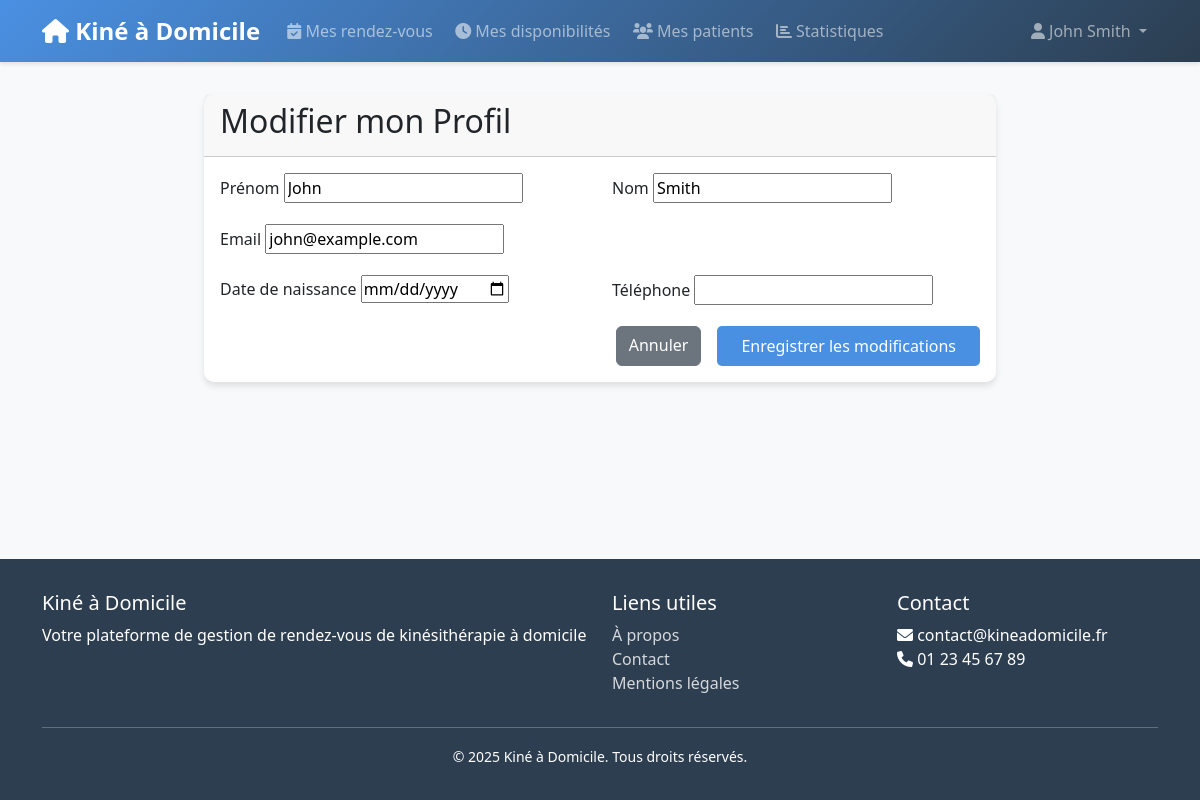
The page /users/profile/edit/ (signed in) on the database its author committed.
### users/models.py (models this page shows)
class Utilisateur(AbstractUser):
    class Role(models.TextChoices):
        ADMIN = 'ADMIN', _('Administrateur')
        PATIENT = 'PATIENT', _('Patient')
        KINE = 'KINE', _('Kinésithérapeute')
        VENDEUR = 'VENDEUR', _('Vendeur')
    role = models.CharField(
        max_length=10,
        choices=Role.choices,
        default=Role.PATIENT,
    )
    date_naissance = models.DateField(null=True, blank=True)
    telephone = models.CharField(max_length=15, blank=True)

### users/views.py (the view)
# urls.py: path('profile/edit/', views.edit_profile, name='edit_profile'),
@login_required
def edit_profile(request):
    if request.method == 'POST':
        form = UserProfileForm(request.POST, instance=request.user)
        if form.is_valid():
            form.save()
            messages.success(request, 'Votre profil a été mis à jour avec succès !')
            return redirect('profile')
    else:
        form = UserProfileForm(instance=request.user)
    return render(request, 'users/edit_profile.html', {'form': form})

### users/forms.py
class UserProfileForm(UserChangeForm):
    class Meta:
        model = Utilisateur
        fields = ('first_name', 'last_name', 'email', 'date_naissance', 'telephone')
        widgets = {
            'date_naissance': forms.DateInput(attrs={'type': 'date'}),
        }
    def __init__(self, *args, **kwargs):
        super().__init__(*args, **kwargs)
        self.fields.pop('password', None)  # Supprimer le champ password

### templates/users/edit_profile.html (shortened to what this page needs)
{% extends 'base.html' %}
{% block content %}
<div class="row justify-content-center">
    <div class="col-md-8">
        <div class="card">
            <div class="card-header">
                <h2>Modifier mon Profil</h2>
            </div>
            <div class="card-body">
                <form method="post">
                    <div class="row">
                        <div class="col-md-6">
                            <div class="mb-3">
                                <label for="id_first_name" class="form-label">Prénom</label>
                                {{ form.first_name }}
                            </div>
                        </div>
                        <div class="col-md-6">
                            <div class="mb-3">
                                <label for="id_last_name" class="form-label">Nom</label>
                                {{ form.last_name }}
                            </div>
                        </div>
                    </div>
                    <div class="mb-3">
                        <label for="id_email" class="form-label">Email</label>
                        {{ form.email }}
                    </div>
                    <div class="row">
                        <div class="col-md-6">
                            <div class="mb-3">
                                <label for="id_date_naissance" class="form-label">Date de naissance</label>
                                {{ form.date_naissance }}
                            </div>
                        </div>
                        <div class="col-md-6">
                            <div class="mb-3">
                                <label for="id_telephone" class="form-label">Téléphone</label>
                                {{ form.telephone }}
                            </div>
                        </div>
                    </div>
                    <div class="d-grid gap-2 d-md-flex justify-content-md-end">
                        <a href="{% url 'profile' %}" class="btn btn-secondary me-md-2">Annuler</a>
                        <button type="submit" class="btn btn-primary">Enregistrer les modifications</button>
                    </div>
                </form>
            </div>
        </div>
    </div>
</div>
{% endblock %}

### templates/base.html (shortened to what this page needs)
<!DOCTYPE html>
<html lang="fr">
<head>
    <link href="https://cdn.jsdelivr.net/npm/bootstrap@5.3.0/dist/css/bootstrap.min.css" rel="stylesheet">
    <link href="https://cdnjs.cloudflare.com/ajax/libs/font-awesome/6.0.0/css/all.min.css" rel="stylesheet">
    <link href="https://cdnjs.cloudflare.com/ajax/libs/tempusdominus-bootstrap-4/5.39.0/css/tempusdominus-bootstrap-4.min.css" rel="stylesheet">
</head>
<body>
    <nav class="navbar navbar-expand-lg navbar-dark">
        <div class="container">
            <a class="navbar-brand" href="{% url 'home' %}">
                <i class="fas fa-home"></i> Kiné à Domicile
            </a>
            <div class="collapse navbar-collapse" id="navbarNav">
                <ul class="navbar-nav me-auto">
                    {% if user.is_authenticated %}
                        {% if user.role == 'PATIENT' %}
                        <li class="nav-item">
                            <a class="nav-link" href="{% url 'appointments:list' %}">
                                <i class="fas fa-calendar"></i> Mes rendez-vous
                            </a>
                        </li>
                        <li class="nav-item">
                            <a class="nav-link" href="{% url 'appointments:create' %}">
                                <i class="fas fa-plus-circle"></i> Prendre RDV
                            </a>
                        </li>
                        <li class="nav-item">
                            <a class="nav-link" href="{% url 'equipment:list' %}">
                                <i class="fas fa-shopping-cart"></i> Matériel médical
                            </a>
                        </li>
                        <li class="nav-item">
                            <a class="nav-link" href="{% url 'complaints:create' %}">
                                <i class="fas fa-exclamation-circle"></i> Réclamations
                            </a>
                        </li>
                        {% elif user.role == 'KINE' %}
                        <li class="nav-item">
                            <a class="nav-link" href="{% url 'appointments:kine_list' %}">
                                <i class="fas fa-calendar-check"></i> Mes rendez-vous
                            </a>
                        </li>
                        <li class="nav-item">
                            <a class="nav-link" href="{% url 'appointments:availability_list' %}">
                                <i class="fas fa-clock"></i> Mes disponibilités
                            </a>
                        </li>
                        <li class="nav-item">
                            <a class="nav-link" href="{% url 'appointments:kine_patients' %}">
                                <i class="fas fa-users"></i> Mes patients
                            </a>
                        </li>
                        <li class="nav-item">
                            <a class="nav-link" href="{% url 'appointments:statistics' %}">
                                <i class="fas fa-chart-bar"></i> Statistiques
                            </a>
                        </li>
                        {% endif %}
                    {% endif %}
                </ul>
                <ul class="navbar-nav">
                    {% if user.is_authenticated %}
                    <li class="nav-item dropdown">
                        <a class="nav-link dropdown-toggle" href="#" id="navbarDropdown" role="button" data-bs-toggle="dropdown">
                            <i class="fas fa-user"></i> {{ user.get_full_name }}
                        </a>
                    </li>
                    {% endif %}
                </ul>
            </div>
        </div>
    </nav>
    <div class="content">
        {% block content %}{% endblock %}
    </div>
    <footer class="footer">
        <div class="container">
            <div class="row">
                <div class="col-md-6">
                    <h5>Kiné à Domicile</h5>
                    <p>
                        Votre plateforme de gestion de rendez-vous de kinésithérapie à domicile
                    </p>
                </div>
                <div class="col-md-3">
                    <h5>Liens utiles</h5>
                    <ul class="list-unstyled">
                        <li><a href="{% url 'about' %}">À propos</a></li>
                        <li><a href="{% url 'contact' %}">Contact</a></li>
                        <li><a href="{% url 'legal' %}">Mentions légales</a></li>
                    </ul>
                </div>
                <div class="col-md-3">
                    <h5>Contact</h5>
                    <ul class="list-unstyled">
                        <li><i class="fas fa-envelope"></i> contact@kineadomicile.fr</li>
                        <li><i class="fas fa-phone"></i> 01 23 45 67 89</li>
                    </ul>
                </div>
            </div>
            <hr>
            <div class="text-center">
                <small>&copy; {% now "Y" %} Kiné à Domicile. Tous droits réservés.</small>
            </div>
        </div>
    </footer>
</body>
</html>

### templates/base.html (style rules this page uses)
:root { --primary-color: #4a90e2; --secondary-color: #2c3e50; --accent-color: #e74c3c; --light-bg: #f8f9fa; --dark-bg: #343a40; }
body { min-height: 100vh; display: flex; flex-direction: column; background-color: var(--light-bg); font-family: 'Segoe UI', Tahoma, Geneva, Verdana, sans-serif; }
.navbar { background: linear-gradient(135deg, var(--primary-color), var(--secondary-color)); box-shadow: 0 2px 4px rgba(0,0,0,0.1); }
.navbar-brand { font-weight: 600; font-size: 1.5rem; }
.nav-link { font-weight: 500; transition: all 0.3s ease; padding: 0.5rem 1rem; border-radius: 5px; margin: 0 0.2rem; }
.content { flex: 1; padding: 2rem 0; }
.footer { background: var(--secondary-color); color: white; padding: 2rem 0; margin-top: auto; }
.footer a { color: rgba(255,255,255,0.8); text-decoration: none; transition: all 0.3s ease; }
.card { border: none; border-radius: 10px; box-shadow: 0 4px 6px rgba(0,0,0,0.1); transition: all 0.3s ease; }
.btn-primary { background-color: var(--primary-color); border: none; padding: 0.5rem 1.5rem; border-radius: 5px; transition: all 0.3s ease; }

### rows shown on the page
Utilisateur: get_full_name "John Smith", first_name "John", last_name "Smith", email "john@example.com"
